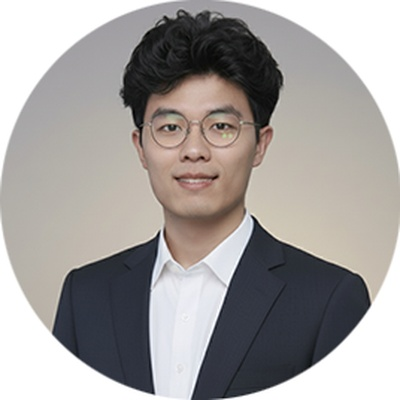
#> input picture images/profile.jpg, 400 x 400 px
$ python -i ai_image_analyzer.py   (imports and definitions only)
#> lines starting #> are read from the running program, lines starting #| are printed output that depends on the picture
"""
AI Image Analyzer - 智能头像裁剪工具
使用AI视觉模型识别人脸位置并智能裁剪为正方形头像

Usage:
    python ai_image_analyzer.py --input photo.jpg --output profile.jpg
    python ai_image_analyzer.py --batch  # 批量处理 images/raw-avatars/ 文件夹
"""

import os
import sys
import json
import argparse
import base64
from pathlib import Path
from io import BytesIO

try:
    from PIL import Image
    from dotenv import load_dotenv
    from openai import OpenAI
except ImportError as e:
    print(f"[ERROR] Missing dependency: {e}")
    print("Please install: pip install -r requirements.txt")
    sys.exit(1)

# 尝试导入OpenCV（可选，用于本地人脸检测）
try:
    import cv2
    import numpy as np
    OPENCV_AVAILABLE = True
except ImportError:
    OPENCV_AVAILABLE = False


class AvatarCropper:
    """智能头像裁剪器 - 使用AI或本地算法识别人脸"""

    def __init__(self, api_key=None, model=None, base_url=None, use_opencv=False):
        """初始化裁剪器

        Args:
            api_key: OpenAI API密钥
            model: 使用的模型名称
            base_url: API基础URL
            use_opencv: 是否优先使用OpenCV本地检测
        """
        # 加载环境变量（override=True强制使用.env文件覆盖系统环境变量）
        load_dotenv(override=True)

        self.api_key = api_key or os.getenv('OPENAI_API_KEY')
        self.model = model or os.getenv('OPENAI_MODEL', 'gpt-4-vision-preview')
        self.base_url = base_url or os.getenv('OPENAI_BASE_URL', 'https://api.openai.com/v1')

        # 获取输出尺寸
        self.output_size = int(os.getenv('AVATAR_SIZE', 400))

        # 设置检测方法
        self.use_opencv = use_opencv and OPENCV_AVAILABLE

        # 初始化OpenAI客户端
        if self.api_key and self.api_key != 'your_openai_api_key_here':
            self.client = OpenAI(
                api_key=self.api_key,
                base_url=self.base_url
            )
            self.ai_enabled = True

            # OpenRouter需要的额外HTTP头（在API调用时传递）
            self.extra_headers = {}
            if 'openrouter.ai' in self.base_url:
                self.extra_headers = {
                    "Authorization": f"Bearer {self.api_key}",
                    "HTTP-Referer": "https://github.com/academic-homepage",
                    "X-Title": "Academic Homepage PDF Processor"
                }
        else:
            self.client = None
            self.ai_enabled = False
            self.extra_headers = {}

        # 初始化OpenCV人脸检测器（如果可用）
        if self.use_opencv:
            try:
                # 使用Haar级联分类器
                cascade_path = cv2.data.haarcascades + 'haarcascade_frontalface_default.xml'
                self.face_cascade = cv2.CascadeClassifier(cascade_path)
                print("[OK] 已加载OpenCV人脸检测器")
            except Exception as e:
                print(f"[WARNING] OpenCV加载失败: {e}")
                self.use_opencv = False

        # 检查可用方法
        if not self.ai_enabled and not self.use_opencv:
            print("[WARNING] 未配置AI也未安装OpenCV，将使用中心裁剪策略")

    # [136 lines left out: functions detect_face_with_opencv, detect_face_with_ai, not called in this run]

    def get_center_crop(self, image):
        """获取中心裁剪策略（默认方案）

        Args:
            image: PIL.Image对象

        Returns:
            dict: 裁剪信息
        """
        width, height = image.size

        # 中心点
        center_x = width // 2
        center_y = height // 2

        # 裁剪尺寸为较小边的80%
        crop_size = int(min(width, height) * 0.8)

        return {
            'method': 'center',
            'center_x': center_x,
            'center_y': center_y,
            'suggested_crop_size': crop_size,
            'confidence': 'default',
            'description': '中心裁剪'
        }

    def smart_crop_square(self, image, face_info):
        """根据人脸信息智能裁剪正方形

        Args:
            image: PIL.Image对象
            face_info: 人脸检测信息

        Returns:
            PIL.Image: 裁剪后的正方形图片
        """
        width, height = image.size
        center_x = face_info['center_x']
        center_y = face_info['center_y']

        # 确定裁剪尺寸
        if 'suggested_crop_size' in face_info:
            crop_size = face_info['suggested_crop_size']
        elif 'face_width' in face_info:
            # 基于人脸尺寸，留2-3倍边距
            crop_size = max(face_info['face_width'], face_info['face_height']) * 2.5
        else:
            # 默认使用较小边的80%
            crop_size = min(width, height) * 0.8

        # 确保裁剪区域不超出图片边界
        crop_size = min(crop_size, width, height)

        # 计算裁剪框
        half_size = crop_size // 2
        left = center_x - half_size
        top = center_y - half_size
        right = center_x + half_size
        bottom = center_y + half_size

        # 调整以确保在边界内
        if left < 0:
            right -= left
            left = 0
        if top < 0:
            bottom -= top
            top = 0
        if right > width:
            left -= (right - width)
            right = width
        if bottom > height:
            top -= (bottom - height)
            bottom = height

        # 裁剪
        cropped = image.crop((int(left), int(top), int(right), int(bottom)))

        # 调整到目标尺寸
        resized = cropped.resize((self.output_size, self.output_size), Image.Resampling.LANCZOS)

        print(f"[OK] 裁剪为 {self.output_size}x{self.output_size} 正方形头像")

        return resized

    def process_avatar(self, input_path, output_path):
        """处理单张头像图片

        Args:
            input_path: 输入图片路径
            output_path: 输出图片路径

        Returns:
            bool: 是否成功
        """
#> called with input_path = '../images/profile.jpg', output_path = 'out.png'
        try:
            print(f"\n[PHOTO] 处理: {input_path}")

            # 加载图片
            image = Image.open(input_path)
#> image is the input picture: PIL image 400x400 RGB; mean R, G, B 162.9, 159.1, 157.3

            # 转换为RGB（处理RGBA、灰度图等）
            if image.mode != 'RGB':
                image = image.convert('RGB')

            print(f"[OK] 已加载图片 ({image.width}x{image.height})")
#| [OK] 已加载图片 (400x400)

            # 检测人脸（按优先级尝试不同方法）
            face_info = None

            # 1. 尝试OpenCV（如果启用）
            if self.use_opencv:
                face_info = self.detect_face_with_opencv(image)

            # 2. 尝试AI（如果OpenCV失败或未启用）
            if face_info is None and self.ai_enabled:
                face_info = self.detect_face_with_ai(image)

            # 3. 使用默认中心裁剪
            if face_info is None:
                print("[WARNING] 未检测到人脸，使用中心裁剪")
                face_info = self.get_center_crop(image)
#> face_info = {'method': 'center', 'center_x': 200, 'center_y': 200, 'suggested_crop_size': 320, 'confidence': 'default', 'description': '中心裁剪'}

            # 智能裁剪
            final_image = self.smart_crop_square(image, face_info)
#> in smart_crop_square, `center_x = face_info['center_x']`: center_x = 200
#> in smart_crop_square, `crop_size = face_info['suggested_crop_size']`: crop_size = 320
#> in smart_crop_square, `half_size = crop_size // 2`: half_size = 160
#> in smart_crop_square, `left = center_x - half_size`: left = 40
#> in smart_crop_square, `right = center_x + half_size`: right = 360
#> in smart_crop_square, `cropped = image.crop((int(left), int(top), int(right), int(bottom)))`:
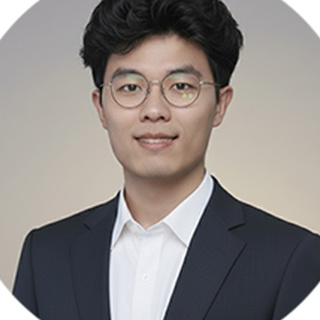
#> cropped: PIL image 320x320 RGB; mean R, G, B 140.6, 135, 132.5

            # 保存
            output_path = Path(output_path)
            output_path.parent.mkdir(parents=True, exist_ok=True)
            final_image.save(output_path, 'JPEG', quality=95, optimize=True)

            print(f"[OK] 已保存头像: {output_path}")

            return True

        except Exception as e:
            print(f"[ERROR] 处理失败: {e}")
            return False

    # [89 lines left out: functions batch_process, main, not called in this run]


# [2 lines not run here, left out]

>>> result = AvatarCropper().process_avatar('../images/profile.jpg', 'out.png')

$ run again, on cv/photo.png
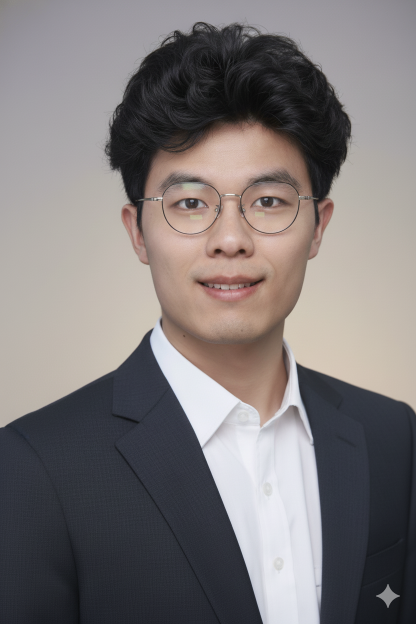
#> input picture cv/photo.png, 832 x 1248 px (shown at 1/2 size)
#> in process_avatar, image is the input picture: PIL image 832x1248 RGB; mean R, G, B 126.3, 120.8, 121
#| [OK] 已加载图片 (832x1248)
#> face_info = {'method': 'center', 'center_x': 416, 'center_y': 624, 'suggested_crop_size': 665, 'confidence': 'default', 'description': '中心裁剪'}
#> in smart_crop_square, `center_x = face_info['center_x']`: center_x = 416
#> in smart_crop_square, `center_y = face_info['center_y']`: center_y = 624
#> in smart_crop_square, `crop_size = face_info['suggested_crop_size']`: crop_size = 665
#> half_size = 332
#> left = 84
#> top = 292
#> right = 748
#> bottom = 956
#> in smart_crop_square, `cropped = image.crop((int(left), int(top), int(right), int(bottom)))`:
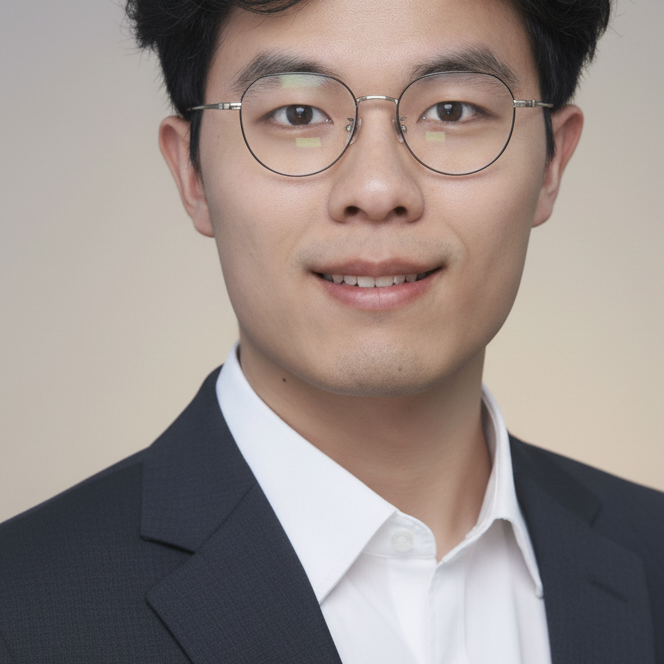
#> cropped: PIL image 664x664 RGB; mean R, G, B 152.4, 140.8, 136.2
